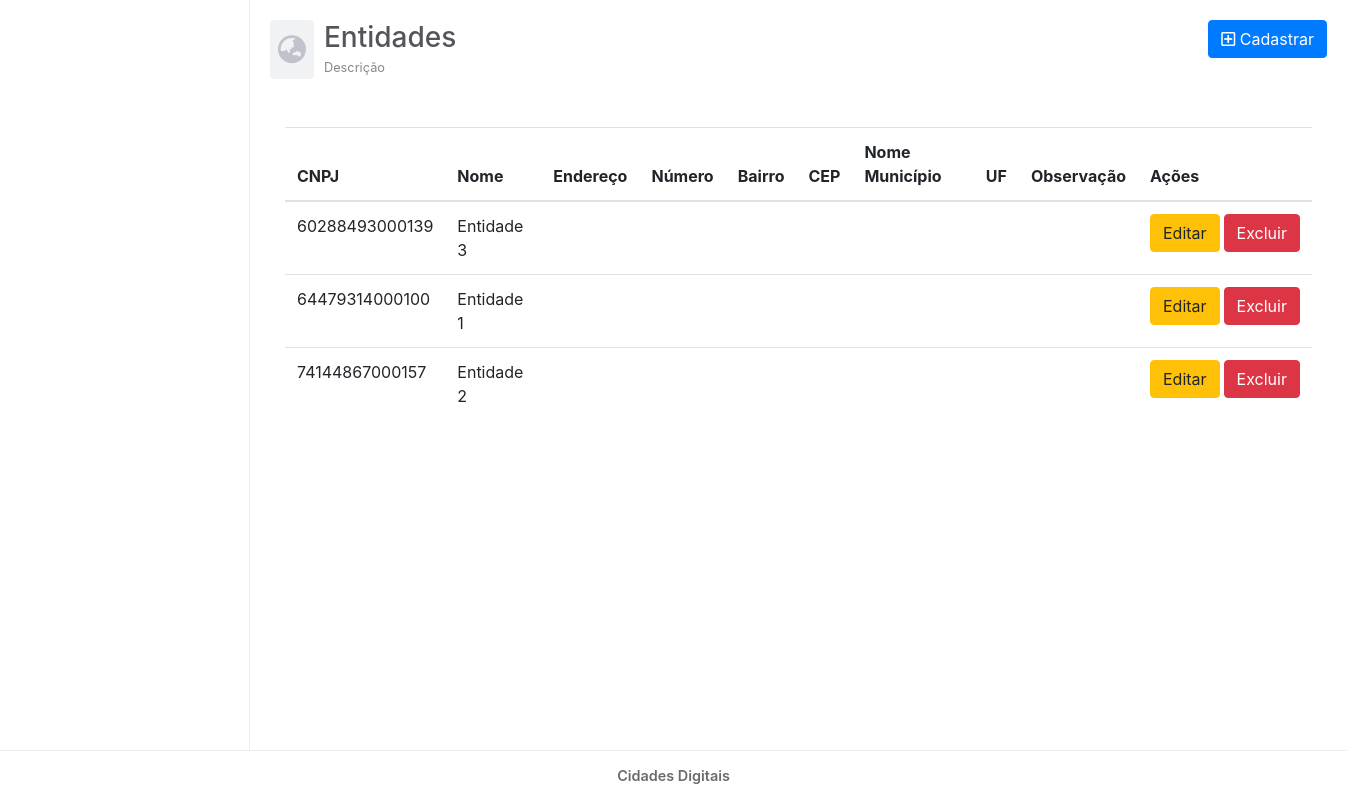
Page /View/Entidade.php on the earlier database version.
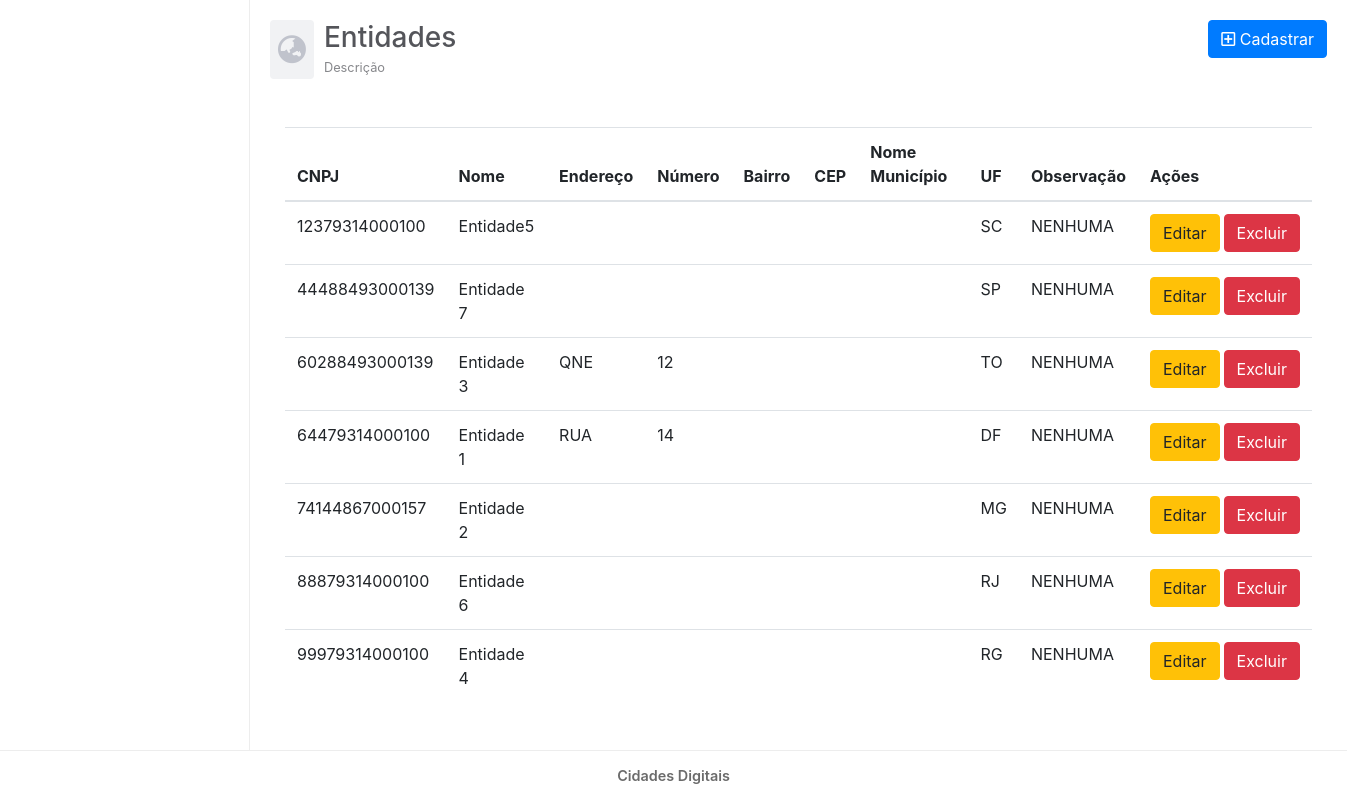
Same page on the later database version.
### tables this page shows
CREATE TABLE IF NOT EXISTS `entidade` (
  `cnpj` char(14) NOT NULL,
  `nome` varchar(50) DEFAULT NULL,
  `endereco` varchar(100) DEFAULT NULL,
  `numero` varchar(10) DEFAULT NULL,
  `bairro` varchar(100) DEFAULT NULL,
  `cep` varchar(8) DEFAULT NULL,
  `nome_municipio` varchar(50) DEFAULT NULL,
  `uf` varchar(2) DEFAULT NULL,
  `observacao` varchar(1000) DEFAULT NULL,
  PRIMARY KEY (`cnpj`)
);

### Model/DAO/ClassEntidadeDAO.php (called while the page is built, shortened)
<?php
class ClassEntidadeDAO {
    public function listarEntidade(){
        try {
            $pdo = Conexao::getInstance();
            $sql = "SELECT cnpj, nome, endereco, numero, bairro, cep, nome_municipio, uf, observacao FROM entidade ORDER BY cnpj ASC";
            $stmt = $pdo->prepare($sql);
            $stmt->execute();
            return $stmt->fetchAll();
        } catch (PDOException $ex) {
            return $ex->getMessage();
        }
    }
}

### Controller/ControleListarEntidade.php (called while the page is built)
<?php
require_once '../Model/DAO/ClassEntidadeDAO.php';
$listar = new ClassEntidadeDAO();
$dados = $listar->listarEntidade();
if($dados) {
    $array_dados = $dados;
} else {
    $array_dados = [];
}

### view/Entidade.php (the view, shortened to what this page needs)
<?php
    include_once("_cabecalho.php");
    require_once("../Controller/ControleListarEntidade.php");
    ?>
    <main id="main">
        <div class="row mb-5">
          <div id="mainHeader" class="col-md-6 d-flex align-items-center">
            <span id="mainHeaderIcon">
            <i class="fas fa-globe-asia"></i>
            </span>
            <span>
              <h3 class="mb-0">Entidades</h3>
              <small>Descrição</small>
            </span>
          </div>
          <div class="col-md-6 text-right">
            <button type="button" class="btn btn-primary" data-toggle="modal" data-target=".cadastrar-entidade-modal-lg">
              <i class="far fa-plus-square"></i>
              Cadastrar
            </button>
          </div>
        </div>
        <div class="container">
          <div class="row">
            <div class="col-12">
              <div class="table-responsive">
                <table class="table">
                  <thead>
                    <tr>
                        <th scope="col">CNPJ</th>
                        <th scope="col">Nome</th>
                        <th scope="col">Endereço</th>
                        <th scope="col">Número</th>
                        <th scope="col">Bairro</th>
                        <th scope="col">CEP</th>
                        <th scope="col">Nome Município</th>
                        <th scope="col">UF</th>
                        <th scope="col">Observação</th>
                        <th scope="col">Ações</th>
                    </tr>
                  </thead>
                  <tbody>
                  <?php
                    foreach ($array_dados as $key => $value) {
                        ?>
                        <tr>
                          <td><?php echo $value['cnpj'] ?></td>
                          <td><?php echo $value['nome'] ?></td>
                          <td><?php echo $value['endereco'] ?></td>
                          <td><?php echo $value['numero'] ?></td>
                          <td><?php echo $value['bairro'] ?></td>
                          <td><?php echo $value['cep'] ?></td>
                          <td><?php echo $value['nome_municipio'] ?></td>
                          <td><?php echo $value['uf'] ?></td>
                          <td><?php echo $value['observacao'] ?></td>
                          <td>
                            <span class="d-flex">
                              <a href="<?php echo URL ?>View/EntidadeEditar.php?cnpj=<?php echo $value['cnpj'] ?>" class="btn btn-warning mr-1">
                              Editar
                            </a>
                            <button onclick="apagarDados('<?php echo URL ?>Controller/ControleApagarEntidade.php?cnpj=<?php echo $value['cnpj'] ?>')" class="btn btn-danger">
                              Excluir
                            </button>
                            </span>
                          </td>
                        </tr>
                        <?php
                    }
                  ?>
                  </tbody>
                </table>
              </div>
            </div>
          </div>
        </div>
    </main>
    <?php
    include_once('_rodape.php');
?>

Differences in the rows shown:
added entidade: cnpj "12379314000100", nome "Entidade5", uf "SC", observacao "NENHUMA"
added entidade: cnpj "44488493000139", nome "Entidade 7", uf "SP", observacao "NENHUMA"
changed entidade "Entidade 3": endereco (not shown) → "QNE"; numero (not shown) → "12"; uf (not shown) → "TO"; observacao (not shown) → "NENHUMA"
changed entidade "Entidade 1": endereco (not shown) → "RUA"; numero (not shown) → "14"; uf (not shown) → "DF"; observacao (not shown) → "NENHUMA"
changed entidade "Entidade 2": uf (not shown) → "MG"; observacao (not shown) → "NENHUMA"
added entidade: cnpj "88879314000100", nome "Entidade 6", uf "RJ", observacao "NENHUMA"
added entidade: cnpj "99979314000100", nome "Entidade 4", uf "RG", observacao "NENHUMA"
